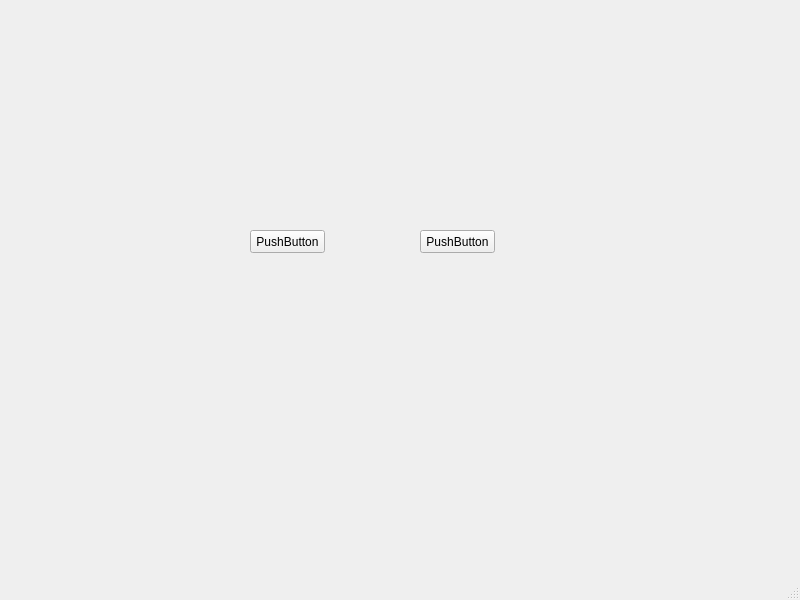
<?xml version="1.0" encoding="UTF-8"?>
<ui version="4.0">
 <class>MainWindow</class>
 <widget class="QMainWindow" name="MainWindow">
  <property name="geometry">
   <rect>
    <x>0</x>
    <y>0</y>
    <width>800</width>
    <height>600</height>
   </rect>
  </property>
  <property name="windowTitle">
   <string>MainWindow</string>
  </property>
  <widget class="QWidget" name="centralwidget">
   <widget class="QPushButton" name="pushButton">
    <property name="geometry">
     <rect>
      <x>250</x>
      <y>230</y>
      <width>75</width>
      <height>23</height>
     </rect>
    </property>
    <property name="text">
     <string>PushButton</string>
    </property>
   </widget>
   <widget class="QPushButton" name="pushButton_2">
    <property name="geometry">
     <rect>
      <x>420</x>
      <y>230</y>
      <width>75</width>
      <height>23</height>
     </rect>
    </property>
    <property name="text">
     <string>PushButton</string>
    </property>
   </widget>
  </widget>
  <widget class="QMenuBar" name="menubar">
   <property name="geometry">
    <rect>
     <x>0</x>
     <y>0</y>
     <width>800</width>
     <height>23</height>
    </rect>
   </property>
  </widget>
  <widget class="QStatusBar" name="statusbar"/>
 </widget>
 <resources/>
 <connections/>
</ui>
